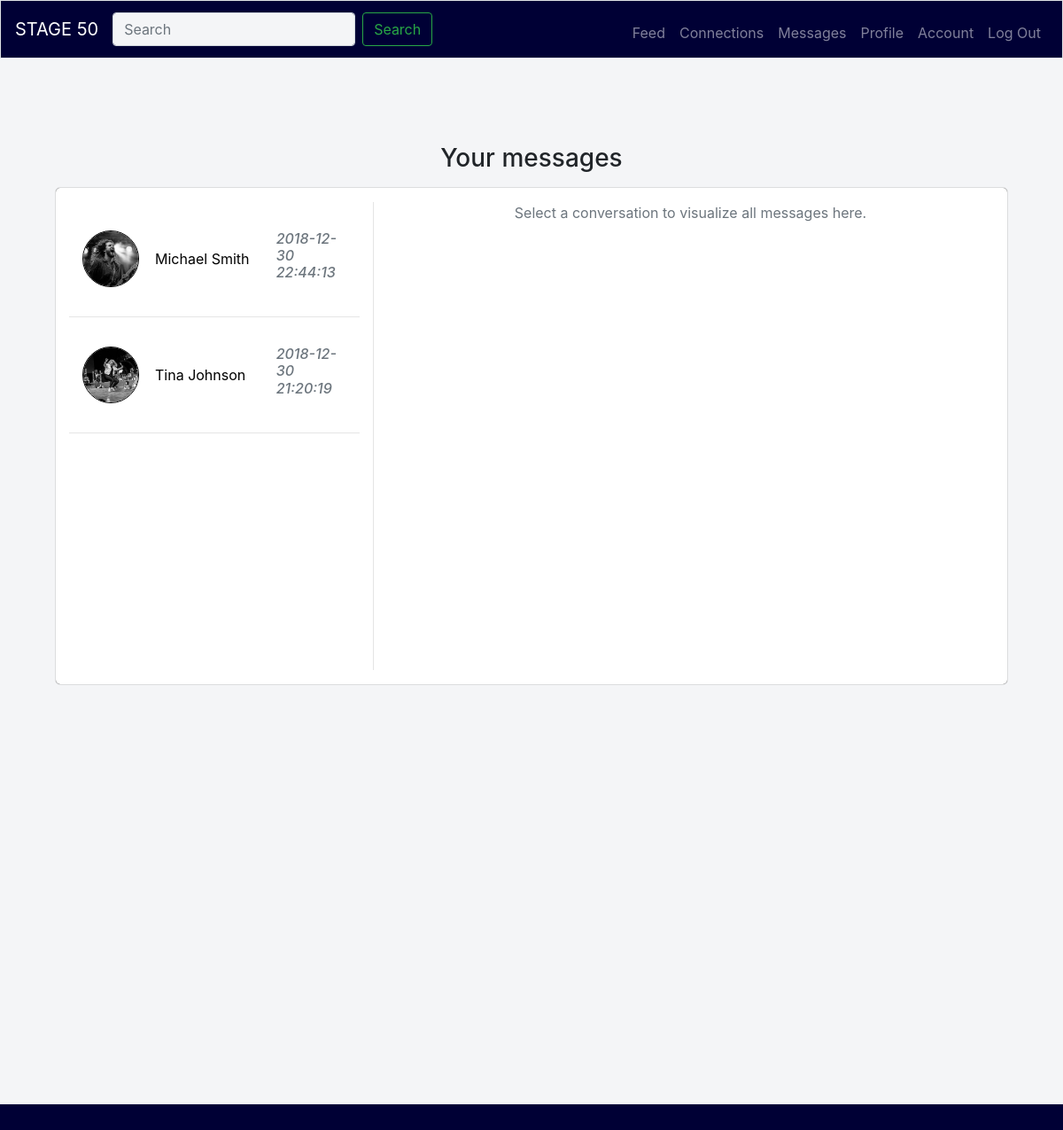
The app's page /messages (signed in) with its own data.
### tables this page shows
CREATE TABLE 'users' (
    'id' integer PRIMARY KEY AUTOINCREMENT NOT NULL,
    'first' varchar(100) NOT NULL,
    'last' varchar(100) NOT NULL,
    'email' varchar(100) NOT NULL UNIQUE,
    'hash' text NOT NULL,
    'created_at' datetime NOT NULL
);

CREATE TABLE 'conversations' (
    'id' integer PRIMARY KEY AUTOINCREMENT NOT NULL,
    'starter_id' integer NOT NULL REFERENCES users(id),
    'interlocutor_id' integer NOT NULL REFERENCES users(id),
    'date_started' datetime NOT NULL,
    'last_updated' datetime NOT NULL
);

### application.py (the view)
@app.route("/messages")
@login_required
def messages():
    conversations = get_all_conversations(conn, session["user_id"])
    return render_template("messages.html", conversations=conversations)

### application.py (called while the page is built)
@app.after_request
def after_request(response):
    response.headers["Cache-Control"] = "no-cache, no-store, must-revalidate"
    response.headers["Expires"] = 0
    response.headers["Pragma"] = "no-cache"
    return response

### helpers.py (called while the page is built)
def login_required(f):
    @wraps(f)
    def decorated_function(*args, **kwargs):
        if session.get("user_id") is None:
            return redirect("/login")
        return f(*args, **kwargs)
    return decorated_function

def get_user_profile(conn, userid):
    cursor = conn.execute("""SELECT users.*, profiles.*
                        FROM users
                        JOIN profiles ON users.id = profiles.id
                        WHERE users.id=?""",
                        (userid,))
    row = cursor.fetchone()
    if row is None:
        flash("Failed to load requested profile.", "danger")
        return redirect("/feed")
    user = {}
    user["id"] = row[0]
    user["first"] = row[1]
    user["last"] = row[2]
    user["email"] = row[3]
    user["hash"] = row[4]
    user["created_at"] = row[5]
    user["picture"] = get_picture_path(row[7])
    user["gender"] = row[8]
    user["birth"] = row[9]
    user["bio"] = row[10]
    user["updated_at"] = row[11]
    return user

def get_picture_path(picture_name):
    picture_path = os.path.join('static/profile_pics', picture_name)
    return picture_path

### templates/messages.html (shortened to what this page needs)
{% extends "layout.html" %}
{% block styles %}
    {{ super() }}
{% endblock %}
{% block navbar %}
    {{ super() }}
{% endblock %}
{% block main %}
    <h3 class="form-group">Your messages</h3>
    <div class="row container-div">
        <div class="col-sm-4 conversations-div">
            {% for conversation in conversations %}
            <div class="row conversation">
                <div class="col-md-3">
                    <img class="round-small-pic" src="/{{ conversation.interlocutor_picture }}" alt="{{ conversation.interlocutor_first }} {{ conversation.interlocutor_last }}"/>
                </div>
                <div class="conversation-data col-md-5">
                    <a class="interlocutor-name" href="/messages/{{ conversation.id }}/{{ conversation.interlocutor_real_id }}">{{ conversation.interlocutor_first }} {{ conversation.interlocutor_last }}</a>
                </div>
                <div class="conversation-data col-md-4">
                    <h6 class="text-muted"><em>{{ conversation.last_updated }}</em></h6>
                </div>
            </div>
            <hr/>
            {% endfor %}
        </div>
        <div class="col-sm-8 messages-div">
            <p class="text-muted">
                {% if conversations %}
                    Select a conversation to visualize all messages here.
                {% else %}
                    You have no conversations.
                {% endif %}
            </p>
        </div>
    </div>
{% endblock %}

### static/styles.css (style rules this page uses)
html, body { height: 100%; width: 100%; min-height: 100%; background-color: #f4f5f7; }
.round-big-pic, .round-medium-pic, .round-small-pic { overflow: hidden; border: 1px solid black; border-radius: 50%; }
.round-small-pic { height: 4rem; width: 4rem; }
.container-div { background-color: #fff; padding: 1rem 0; box-shadow: 0 0 1px black; border-radius: 5px; min-height: 35rem; }
.conversation { margin: 1rem auto; padding: 1rem 0; box-shadow: 0 0 0 black; border-radius: 5px; align-items: center; }
.conversation-data { text-align: left }
a.interlocutor-name { font-size: 1rem!important; color: black; }
.messages-div { border-left: 1px solid rgba(0,0,0,.1); }

### records on screen
users: interlocutor_first "Michael", interlocutor_last "Smith"
conversations: last_updated "2018-12-30 22:44:13"
users: interlocutor_first "Tina", interlocutor_last "Johnson"
conversations: last_updated "2018-12-30 21:20:19"
